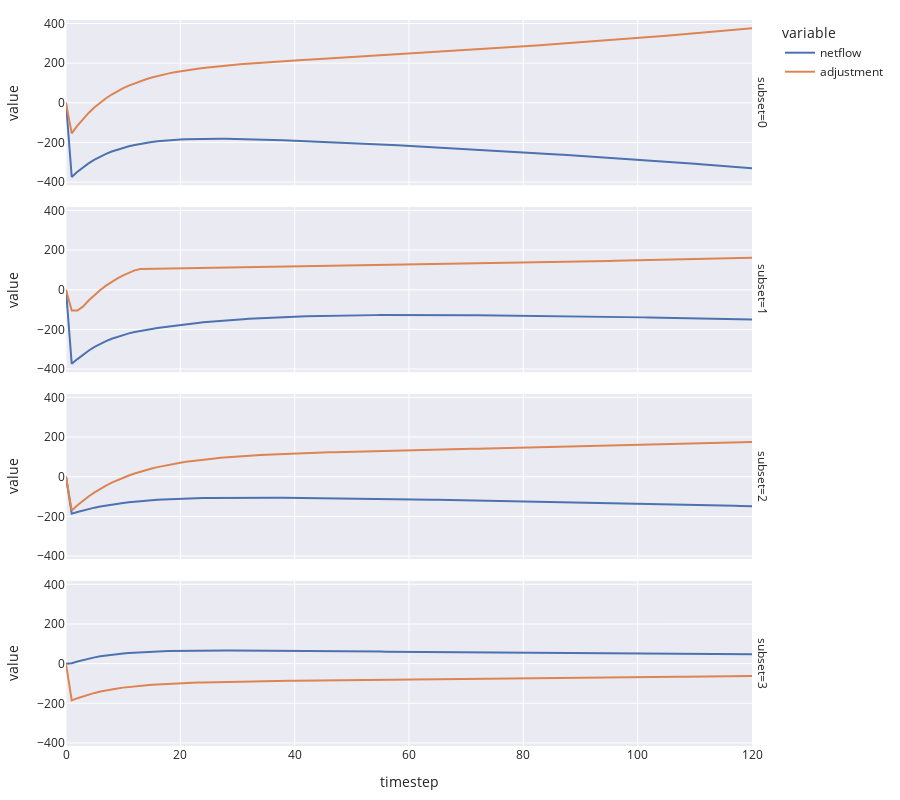

Notebook code for this chart:
### Code cell
fig = px.line(
    simulation_result,
    x='timestep',
    y=['netflow', 'adjustment'],
    facet_row='subset',
    height=800,
    template='seaborn'
)

fig.update_layout(
    margin=dict(l=20, r=20, t=20, b=20),
)

fig.show()
